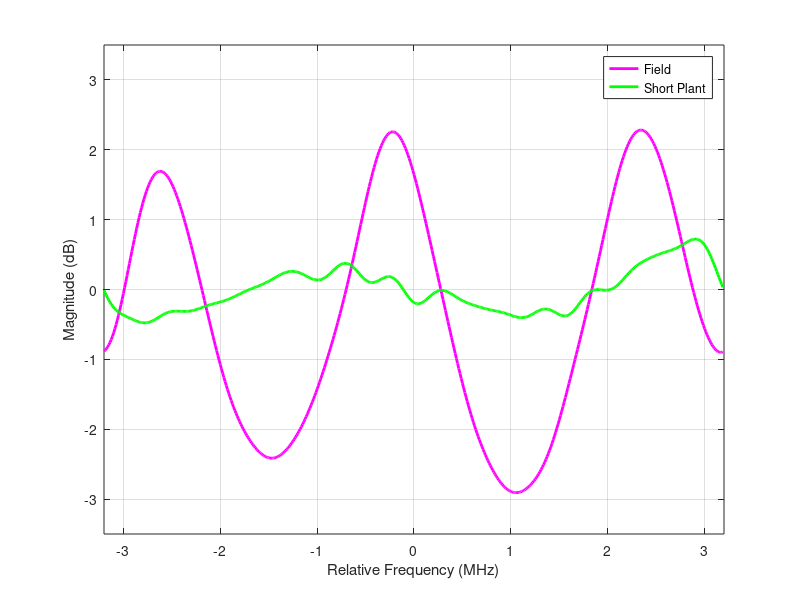

Source code (MATLAB):

clear;
clc;

a = [-1+0j, 0+1j, -2-3j, 3+4j, -6-5j, 8+9j, -16-22j, 494+0j, -17-20j,...
    56-40j, 85-41j, -30+3j, 31-27j, -4-6j, 1-2j, 1-9j, -2+2j, -1-3j,...
    -1+0j, 0+0j, -1+0j, 0+0j, 0+0j, 0+0j].';

b = [0-1j, -1+1j, 0-2j, -1+2j, 1-6j, -2+10j, -2-27j, 510+0j, -1-29j,...
    5-11j, -2+4j, -1-3j, 0+2j, -1-2j, -1+2j, -1-1j, 0+1j, 0-2j, 0+0j,...
    -3-1j, -1-1j, -1+0j, 0+1j, -1+0j].';

%power normalize
a_n = a/sqrt(sum(abs(a).^2));
b_n = b/sqrt(sum(abs(b).^2));

fftSize = 512;

a_padding = [zeros(fftSize-length(a), 1); a_n];
a_fft = fft(a_padding, fftSize);
mag_a_dB = 20*log10(abs(fftshift(a_fft)));
fft_bin = -fftSize/2:1:fftSize/2-1;
bandWidth = 5.12*1.25;
freq_a = fft_bin/fftSize*bandWidth;

b_padding = [zeros(fftSize-length(b), 1); b_n];
b_fft = fft(b_padding, fftSize);
mag_b_dB = 20*log10(abs(fftshift(b_fft)));
fft_bin = -fftSize/2:1:fftSize/2-1;
bandWidth = 5.12*1.25;
freq_b = (-1/2:1/fftSize:1/2-1/fftSize)*bandWidth;

plot(freq_a, mag_a_dB, 'm-', 'LineWidth', 2);
hold on;
plot(freq_b, mag_b_dB, 'g-', 'LineWidth', 2);
grid on;
hold off;
xlim([-bandWidth/2 bandWidth/2]);
ylim([-3.5 3.5]);
xlabel('Relative Frequency (MHz)');
ylabel('Magnitude (dB)');
legend('Field','Short Plant');

